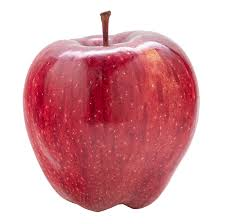
#> input picture images.jpeg, 225 x 224 px, found by its file name
$ jupyter execute stats.ipynb   (shell and % lines are left out)
#> lines starting #> are read from the running program, lines starting #| are printed output that depends on the picture
#> further down, IMAGE is the input picture: shape (224, 225, 3); mean R, G, B 218, 163.1, 169.1
### VSS/Lossless/numba_accelerated/share_creator.py
import matplotlib.pyplot as plt
import skimage.io as io
import numpy as np
from numba import jit, vectorize, prange
import numba as nb

BITPLANE_COUNT = 8
PARALLEL = True

@vectorize(nopython=True, cache=True)
def get_bitplane(img: np.ndarray, n: int):
    return (img // 2**n) & 1

@jit(nopython=True, cache=True, parallel=PARALLEL)
def create_bitplane_shares(img: np.ndarray):
    shares = {
        0: (np.array([[0,1],[0,1]]), np.array([[1,0],[1,0]])),
        1: (np.array([[1,0],[1,0]]), np.array([[0,1],[0,1]])),
        2: (np.array([[1,0],[1,0]]), np.array([[1,0],[1,0]])),
        3: (np.array([[0,1],[0,1]]), np.array([[0,1],[0,1]]))
    }
    img = img*2 + np.random.randint(0, 2, size=img.shape)
    share1 = np.zeros((img.shape[0] * 2, img.shape[1] * 2), dtype=np.uint8)
    share2 = np.zeros((img.shape[0] * 2, img.shape[1] * 2), dtype=np.uint8)
    for i in prange(img.shape[0]):
        for j in prange(img.shape[1]):
            share1[i*2:i*2+2, j*2:j*2+2] = shares[img[i][j]][0]
            share2[i*2:i*2+2, j*2:j*2+2] = shares[img[i][j]][1]
    return share1.astype(np.uint8), share2.astype(np.uint8)

#Broken the function into two parts to keep the pure numba functions separate from Matplotlib utils
@jit(nopython=True, cache=True, parallel=PARALLEL)
def __generate_shares__(img: np.ndarray):
    # img = color_to_gray(img)
    share_image1 = np.zeros(shape=(img.shape[0]*2, img.shape[1]*2, 3), dtype=np.uint8)
    share_image2 = np.zeros(shape=(img.shape[0]*2, img.shape[1]*2, 3), dtype=np.uint8)
    for plane in prange(3):
        for i in prange(BITPLANE_COUNT):
            bitplane = get_bitplane(img[:,:,plane], i)
            s1, s2 = create_bitplane_shares(bitplane)
            share_image1[:,:,plane] = share_image1[:,:,plane] + (s1 * 2**i).astype(np.uint8)
            share_image2[:,:,plane] = share_image2[:,:,plane] + (s2 * 2**i).astype(np.uint8)

    # print("SI1",share_image1)
    # print("SI2", share_image2)
    return share_image1, share_image2

def generate_shares(img: np.ndarray, verbose = False, high_res = True):
#> called with verbose = False, high_res = True
    share1, share2 = __generate_shares__(img)
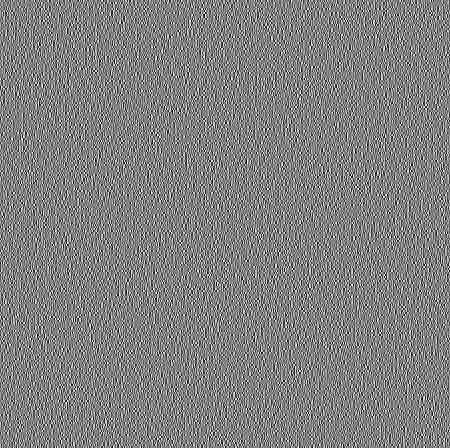
#> share1: shape (448, 450, 3); mean R, G, B 127.5, 127.5, 127.5
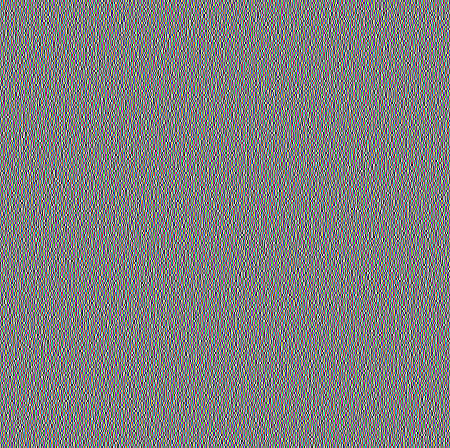
#> share2: shape (448, 450, 3); mean R, G, B 127.5, 127.5, 127.5
    if verbose:
        import share_combiner
        plt.figure(figsize=(30,160))
        for j, co in enumerate('rgb'):
            for i in range(BITPLANE_COUNT):
                plt.subplot(3, BITPLANE_COUNT, i+1)
                plt.axis('off')
                plt.xlabel(f'Bitplane {i}')
                plt.imshow(get_bitplane(img, i))
                plt.subplot(3, BITPLANE_COUNT, i+BITPLANE_COUNT+1)
                plt.axis('off')
                plt.xlabel(f'Bitplane {i}')
                plt.imshow(get_bitplane(share1, i))
                plt.subplot(3, BITPLANE_COUNT, i+BITPLANE_COUNT*2+1)
                plt.axis('off')
                plt.xlabel(f'Bitplane {i}')
                plt.imshow(get_bitplane(share2, i))
        plt.show()
        # [10 lines of commented-out code are left out]
    return share1, share2


# [5 lines that do not run on import are left out]

### VSS/Lossless/numba_accelerated/share_combiner.py
import numpy as np
import matplotlib.pyplot as plt
import skimage.io as io
# from skimage.measure import block_reduce
from numba import jit, prange
from numpy.typing import NDArray

PARALLEL = True
# [10 lines left out: function __block_reduce_add__, not called in this run]

@jit(nopython=True, cache=True, parallel=PARALLEL)
def __block_reduce_or__(img: np.ndarray, block_size: tuple):
    x = np.zeros((img.shape[0]//block_size[0], img.shape[1]//block_size[1]))
    for i in prange(x.shape[0]):
        for j in prange(x.shape[1]):
            x[i][j] =   img[i * block_size[0]][j * block_size[1]] | \
                        img[i * block_size[0] + 1][j * block_size[1]] | \
                        img[i * block_size[0]][j * block_size[1] + 1] | \
                        img[i * block_size[0] + 1][j * block_size[1] + 1]
    return x.astype(np.uint8)

# [4 lines left out: function block_reduce_add, not called in this run]

@jit(nopython=True, cache=True)
def block_reduce_or(img: np.ndarray, block_size: tuple) -> NDArray[np.uint16]:
    result = __block_reduce_or__(img, block_size)
    return result.astype(np.uint8)

@jit(nopython=True, cache=True)
def denoise_image(img: np.ndarray):
    denoised = block_reduce_or(img, (2,2))

    return denoised

@jit(nopython=True, cache=True, parallel=PARALLEL)
def __combine_shares__(share1: np.ndarray, share2: np.ndarray):
    combined_share = np.bitwise_and(share1, share2)
    combined_share = np.dstack((denoise_image(combined_share[:,:,0]),
                               denoise_image(combined_share[:,:,1]),
                               denoise_image(combined_share[:,:,2])))


    # combined_share[:,:,0] = gray_to_color(combined_share)
    return combined_share

def combine_shares(share1: np.ndarray, share2: np.ndarray, verbose=True, high_res=False):
    print('combining shares')
    combined_share = __combine_shares__(share1, share2)
    if verbose:
        plt.imshow(combined_share)
        plt.show()
    return combined_share

### VSS/Lossless/numba_accelerated/stats.ipynb
[cell 1]
from skimage import io
import matplotlib.pyplot as plt

[cell 2]
IMAGE = io.imread('../../images.jpeg')

[cell 3]
plt.imshow(IMAGE)

[cell 4]
import share_creator

[cell 5]
import share_creator
import share_combiner
share1, share2 = share_creator.generate_shares(IMAGE, verbose=False)

combined_share = share_combiner.combine_shares(share1, share2, verbose=False)
#show both share1 and share2
plt.subplot(1,3,1)
plt.imshow(share1)
plt.subplot(1,3,2)
plt.imshow(share2)
plt.subplot(1,3,3)
plt.imshow(combined_share)
# plt.show()
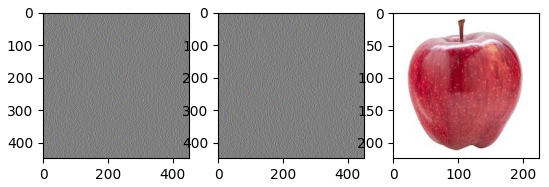
#> figure drawn by matplotlib, 3 panels

[cell 6]
import cv2
vidcap = cv2.VideoCapture('share1.mp4')
x, _ = vidcap.read()
print(x, _)

## Speed Test

[cell 7]
share_combiner.combine_shares(*share_creator.generate_shares(IMAGE, verbose=False), verbose=False)
